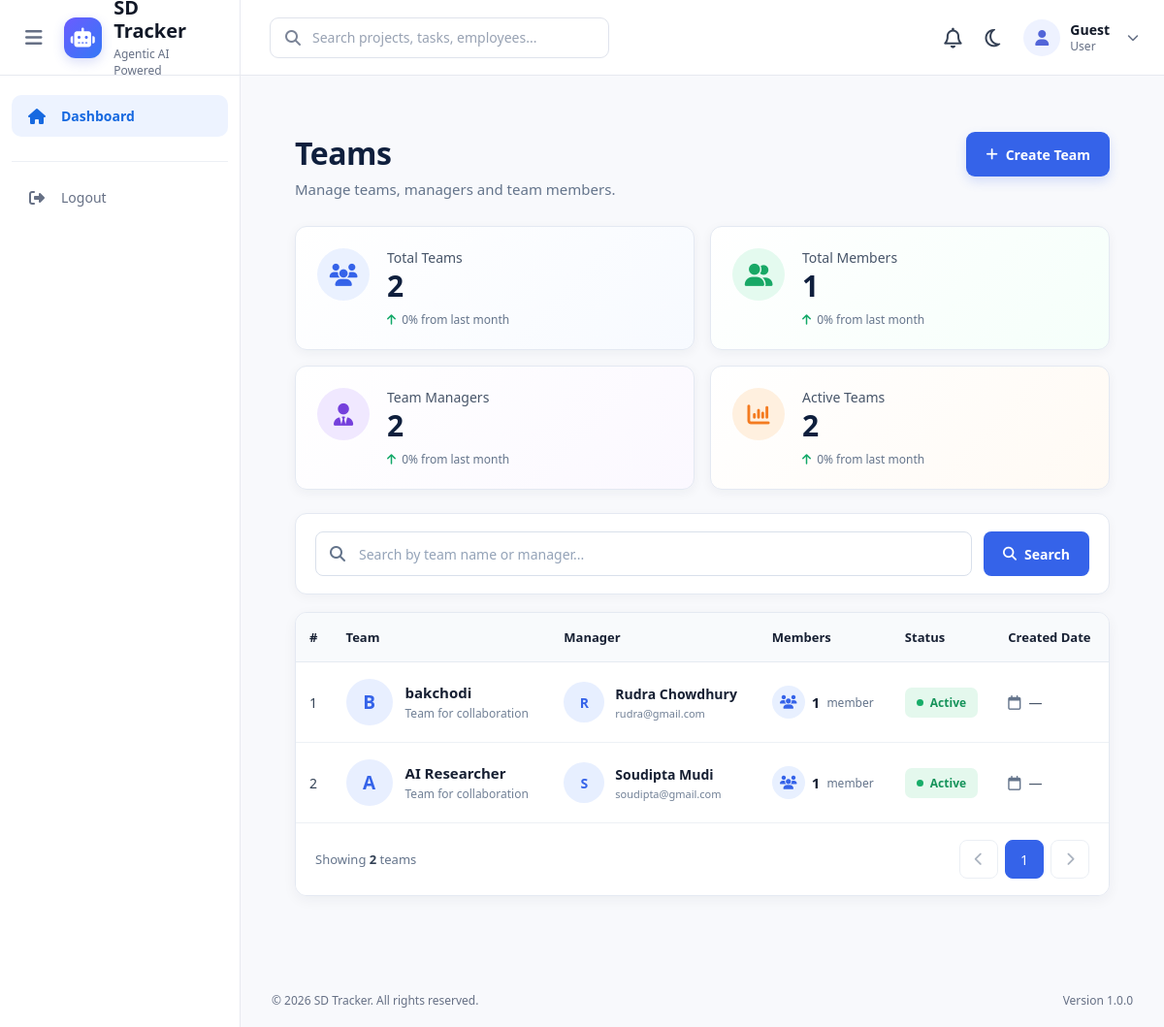
Before: /employees/teams/ with the older database file.
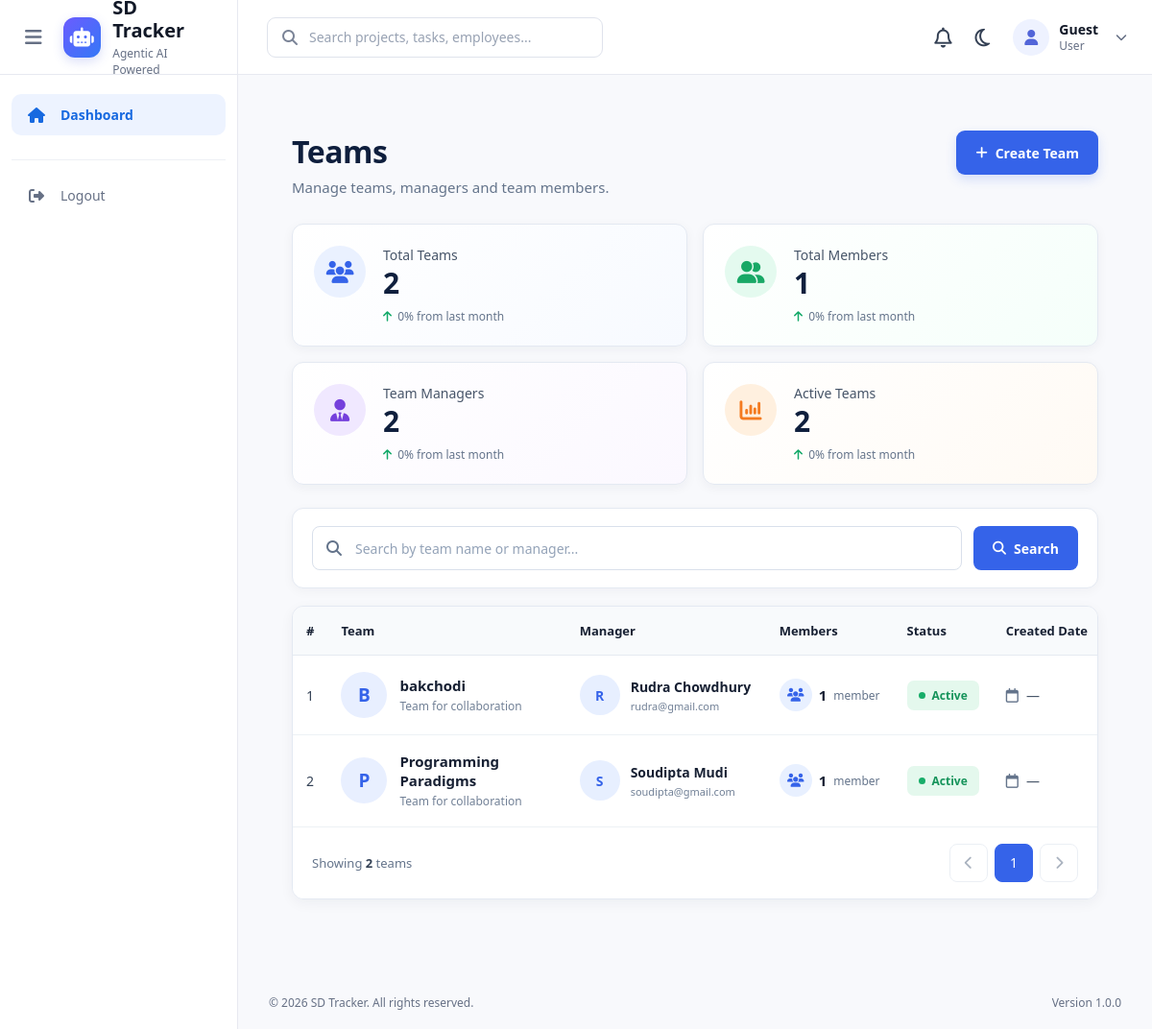
After: the same page with the newer database file.
### employees/models.py (models this page shows, shortened)
class Team(models.Model):
    name = models.CharField(
        max_length=100
    )
    manager = models.ForeignKey(
        Employee,
        on_delete=models.SET_NULL,
        null=True,
        blank=True,
        related_name="managed_teams"
    )
    members = models.ManyToManyField(
        Employee,
        related_name="teams",
        blank=True
    )

class Employee(models.Model):
    STATUS_CHOICES = (
        ("active", "Active"),
        ("on_leave", "On Leave"),
        ("inactive", "Inactive"),
    )
    user = models.OneToOneField(
        User,
        on_delete=models.CASCADE,
        related_name="employee"
    )
    employee_id = models.CharField(
        max_length=20,
        unique=True
    )
    designation = models.CharField(
        max_length=100
    )
    department = models.CharField(
        max_length=100
    )
    skills = models.TextField(
        blank=True
    )
    joining_date = models.DateField()
    status = models.CharField(
        max_length=20,
        choices=STATUS_CHOICES,
        default="active"
    )

### employees/views.py (the view, shortened to what this page needs)
# urls.py: path("teams/",views.team_list,name="team_list"),
def team_list(request):
    teams = Team.objects.all()
    search = request.GET.get("search", "").strip()
    total_members = Employee.objects.filter(
        teams__in=Team.objects.all()
    ).distinct().count()
    total_managers = Team.objects.exclude(
        manager=None
    ).count()
    active_teams = Team.objects.count()
    context = {
        "teams": teams,
        "total_members": total_members,
        "total_managers": total_managers,
        "active_teams": active_teams,
        "search": search,
    }
    return render(
        request,
        "employees/teams/team_list.html",
        context
    )

### employees/templates/employees/teams/team_list.html (shortened to what this page needs)
{% extends "base.html" %}
{% load static %}
{% block extra_css %}
<link rel="stylesheet"
      href="{% static 'css/teams/team_list.css' %}">
{% endblock %}
{% block content %}
<div class="teams-page">
    <div class="page-header">
        <div>
            <h1>Teams</h1>
            <p>
                Manage teams, managers and team members.
            </p>
        </div>
        <a href="{% url 'team_create' %}"
           class="btn btn-primary create-team-btn">
            <i class="fa-solid fa-plus"></i>
            Create Team
        </a>
    </div>
    <div class="team-stats">
        <div class="team-stat-card blue">
            <div class="stat-icon">
                <i class="fa-solid fa-users"></i>
            </div>
            <div class="stat-content">
                <span>Total Teams</span>
                <strong>
                    {{ teams|length }}
                </strong>
                <small>
                    <i class="fa-solid fa-arrow-up"></i>
                    0% from last month
                </small>
            </div>
        </div>
        <div class="team-stat-card green">
            <div class="stat-icon">
                <i class="fa-solid fa-user-group"></i>
            </div>
            <div class="stat-content">
                <span>Total Members</span>
                <strong>
                    {{ total_members }}
                </strong>
                <small>
                    <i class="fa-solid fa-arrow-up"></i>
                    0% from last month
                </small>
            </div>
        </div>
        <div class="team-stat-card purple">
            <div class="stat-icon">
                <i class="fa-solid fa-user-tie"></i>
            </div>
            <div class="stat-content">
                <span>Team Managers</span>
                <strong>
                    {{ total_managers }}
                </strong>
                <small>
                    <i class="fa-solid fa-arrow-up"></i>
                    0% from last month
                </small>
            </div>
        </div>
        <div class="team-stat-card orange">
            <div class="stat-icon">
                <i class="fa-solid fa-chart-column"></i>
            </div>
            <div class="stat-content">
                <span>Active Teams</span>
                <strong>
                    {{ active_teams }}
                </strong>
                <small>
                    <i class="fa-solid fa-arrow-up"></i>
                    0% from last month
                </small>
            </div>
        </div>
    </div>
    <form method="GET" class="team-search">
        <div class="search-input">
            <input
                type="text"
                name="search"
                placeholder="Search by team name or manager..."
                value="{{ request.GET.search }}"
            >
        </div>
        <button type="submit">
            <i class="fa-solid fa-magnifying-glass"></i>
            Search
        </button>
    </form>
    <div class="team-table-card">
        <table class="team-table">
            <thead>
                <tr>
                    <th>#</th>
                    <th>Team</th>
                    <th>Manager</th>
                    <th>Members</th>
                    <th>Status</th>
                    <th>Created Date</th>
                </tr>
            </thead>
            <tbody>
                {% for team in teams %}
                <tr>
                    <td>
                        {{ forloop.counter }}
                    </td>
                    <td>
                        <div class="team-name-cell">
                            <div class="team-avatar">
                                {{ team.name|slice:":1"|upper }}
                            </div>
                            <div>
                                <strong>
                                    {{ team.name }}
                                </strong>
                                <small>
                                    Team for collaboration
                                </small>
                            </div>
                        </div>
                    </td>
                    <td>
                        {% if team.manager %}
                            <div class="manager-cell">
                                <div class="manager-avatar">
                                    {{ team.manager.user.get_full_name|slice:":1"|upper }}
                                </div>
                                <div>
                                    <strong>
                                        {{ team.manager.user.get_full_name }}
                                    </strong>
                                    <small>
                                        {{ team.manager.user.email }}
                                    </small>
                                </div>
                            </div>
                        {% else %}
                            <span class="no-manager">
                                No Manager Assigned
                            </span>
                        {% endif %}
                    </td>
                    <td>
                        <div class="member-count">
                            <i class="fa-solid fa-users"></i>
                            <strong>
                                {{ team.members.count }}
                            </strong>
                            <small>
                                member{{ team.members.count|pluralize }}
                            </small>
                        </div>
                    </td>
                    <td>
                        <span class="team-status active">
                            <span></span>
                            Active
                        </span>
                    </td>
                    <td>
                        <div class="created-date">
                            <i class="fa-regular fa-calendar"></i>
                            {% if team.created_at %}
                                {{ team.created_at|date:"M. d, Y" }}
                            {% else %}
                                —
                            {% endif %}
                        </div>
                    </td>
                </tr>
                {% endfor %}
            </tbody>
        </table>
        <div class="table-footer">
            <span>
                Showing
                <strong>{{ teams|length }}</strong>
                team{{ teams|length|pluralize }}
            </span>
            <div class="pagination">
                <button disabled>
                    <i class="fa-solid fa-chevron-left"></i>
                </button>
                <button class="active">
                    1
                </button>
                <button disabled>
                    <i class="fa-solid fa-chevron-right"></i>
                </button>
            </div>
        </div>
    </div>
</div>
{% endblock %}

### templates/base.html (shortened to what this page needs)
{% load static %}
<!DOCTYPE html>
<html lang="en">
<head>
    <link rel="stylesheet" href="{% static 'css/style.css' %}">
    <link
        rel="stylesheet"
        href="https://cdnjs.cloudflare.com/ajax/libs/font-awesome/6.5.2/css/all.min.css"
    >
    {% block extra_css %}{% endblock %}
</head>
<body>
<header class="top-navbar">
    <div class="navbar-left">
        <button
            type="button"
            class="sidebar-toggle"
            id="sidebarToggle"
        >
            <i class="fa-solid fa-bars"></i>
        </button>
        <a href="#" class="logo-section">
            <div class="logo">
                <i class="fa-solid fa-robot"></i>
            </div>
            <div class="logo-text">
                <h2>SD Tracker</h2>
                <span>
                    Agentic AI Powered
                </span>
            </div>
        </a>
    </div>
    <div class="navbar-search">
        <i class="fa-solid fa-magnifying-glass"></i>
        <input
            type="text"
            placeholder="Search projects, tasks, employees..."
        >
    </div>
    <div class="navbar-right">
        <a href="#" class="notification-icon">
            <i class="fa-regular fa-bell"></i>
        </a>
        <button
            type="button"
            class="theme-button"
            id="themeToggle"
        >
            <i class="fa-regular fa-moon"></i>
        </button>
        <div class="user-menu">
            <div class="user-avatar">
                {% if request.user.is_authenticated %}
                    {% if request.user.profile.image %}
                        <img
                            src="{{ request.user.profile.image.url }}"
                            alt="Profile"
                        >
                    {% else %}
                        <i class="fa-solid fa-user"></i>
                    {% endif %}
                {% else %}
                    <i class="fa-solid fa-user"></i>
                {% endif %}
            </div>
            <div class="user-details">
                {% if request.user.is_authenticated %}
                    <strong>
                        {{ request.user.get_full_name|default:request.user.username }}
                    </strong>
                    <span>
                        {{ request.user.profile.get_role_display|default:"User" }}
                    </span>
                {% else %}
                    <strong>
                        Guest
                    </strong>
                    <span>
                        User
                    </span>
                {% endif %}
            </div>
            <i class="fa-solid fa-chevron-down user-arrow"></i>
        </div>
    </div>
</header>
<div class="app-layout">
    <aside class="sidebar" id="sidebar">
        <a
            href="{% url 'dashboard' %}"
            class="sidebar-link active"
        >
            <i class="fa-solid fa-house"></i>
            <span>
                Dashboard
            </span>
        </a>
        <div class="sidebar-bottom">
            <a
                href="{% url 'logout' %}"
                class="sidebar-link logout-link"
            >
                <i class="fa-solid fa-right-from-bracket"></i>
                <span>
                    Logout
                </span>
            </a>
        </div>
    </aside>
    <main class="main-content">
        {% block content %}{% endblock %}
    </main>
</div>
<footer class="footer">
    <p>
        © {% now "Y" %} SD Tracker. All rights reserved.
    </p>
    <span>
        Version 1.0.0
    </span>
</footer>
</body>
</html>

### static/css/style.css (style rules this page uses)
* { margin: 0; padding: 0; box-sizing: border-box; }
html { scroll-behavior: smooth; }
body { font-family: "Segoe UI", Arial, sans-serif; background: #f7f8fc; color: #172033; min-height: 100vh; }
a { text-decoration: none; color: inherit; }
button, input { font-family: inherit; }
button { cursor: pointer; }
.top-navbar { height: 78px; background: #ffffff; border-bottom: 1px solid #e7e9f0; display: flex; align-items: center; position: fixed; top: 0; left: 0; right: 0; z-index: 1000; }
.navbar-left { width: 248px; height: 100%; display: flex; align-items: center; padding: 0 26px; border-right: 1px solid #e7e9f0; }
.sidebar-toggle { border: none; background: transparent; font-size: 20px; color: #667085; margin-right: 22px; }
.logo-section { display: flex; align-items: center; gap: 12px; }
.logo { width: 42px; height: 42px; border-radius: 12px; background: linear-gradient( 135deg, #6b5cff, #3478f6 ); color: white; display: flex; align-items: center; justify-content: center; font-size: 20px; box-shadow: 0 4px 12px rgba(69, 91, 220, 0.20); }
.logo-text h2 { font-size: 20px; font-weight: 700; color: #111827; line-height: 1.2; }
.logo-text span { display: block; margin-top: 3px; font-size: 12px; color: #667085; }
.navbar-search { width: 485px; height: 42px; margin-left: 88px; border: 1px solid #dfe3ec; border-radius: 9px; display: flex; align-items: center; background: #ffffff; }
.navbar-search i { margin-left: 15px; color: #7b8497; font-size: 16px; }
.navbar-search input { flex: 1; border: none; outline: none; padding: 0 12px; font-size: 14px; color: #344054; }
.navbar-search input::placeholder { color: #98a2b3; }
.navbar-right { margin-left: auto; height: 100%; display: flex; align-items: center; gap: 24px; padding-right: 26px; }
.notification-icon { position: relative; color: #344054; font-size: 21px; }
.theme-button { border: none; background: transparent; font-size: 21px; color: #344054; }
.user-menu { display: flex; align-items: center; gap: 10px; }
.user-avatar { width: 38px; height: 38px; border-radius: 50%; overflow: hidden; background: #eef2ff; display: flex; align-items: center; justify-content: center; color: #5265d8; }
.user-details { display: flex; flex-direction: column; line-height: 1.25; }
.user-details strong { font-size: 14px; color: #111827; }
.user-details span { font-size: 12px; color: #667085; }
.user-arrow { margin-left: 8px; font-size: 12px; color: #667085; }
.app-layout { display: flex; padding-top: 78px; min-height: calc(100vh - 78px); }
.sidebar { width: 248px; background: #ffffff; border-right: 1px solid #e7e9f0; padding: 20px 12px; position: fixed; top: 78px; left: 0; bottom: 0; overflow-y: auto; z-index: 900; }
.sidebar-link { min-height: 43px; padding: 10px 16px; margin-bottom: 3px; border-radius: 10px; display: flex; align-items: center; gap: 15px; color: #344054; font-size: 14px; transition: 0.2s ease; }
.sidebar-link i { width: 20px; text-align: center; font-size: 16px; color: #667085; }
.sidebar-link.active { background: #edf3ff; color: #1769e0; font-weight: 600; }
.sidebar-link.active i { color: #1769e0; }
.sidebar-bottom { margin-top: 25px; padding-top: 15px; border-top: 1px solid #edf0f5; }
.logout-link { color: #667085; }
.main-content { margin-left: 248px; width: calc(100% - 248px); min-height: calc(100vh - 78px); padding: 30px 32px 40px; background: #f8f9fc; }
.stat-icon { width: 62px; height: 62px; border-radius: 15px; display: flex; align-items: center; justify-content: center; font-size: 27px; }
.footer { margin-left: 248px; min-height: 55px; padding: 0 32px; background: #f8f9fc; display: flex; align-items: center; justify-content: space-between; color: #667085; font-size: 12px; }
.page-header { display: flex; align-items: center; justify-content: space-between; margin-bottom: 25px; }
.page-header h1 { font-size: 25px; color: #101828; }
.page-header p { margin-top: 5px; font-size: 13px; color: #667085; }
.btn { border: none; border-radius: 7px; padding: 10px 17px; font-size: 13px; font-weight: 600; display: inline-flex; align-items: center; gap: 7px; }
.btn-primary { background: #2563eb; color: white; }
@media (max-width: 1200px) { .navbar-search { width: 350px; margin-left: 30px; } }

Changed rows visible on the page:
removed Team: name "A", name "AI Researcher", manager.user.get_full_name "S", manager.user.get_full_name "Soudipta Mudi", manager.user.email "soudipta@gmail.com", members.count "1"
added Team: name "P", name "Programming Paradigms", manager.user.get_full_name "S", manager.user.get_full_name "Soudipta Mudi", manager.user.email "soudipta@gmail.com", members.count "1"
